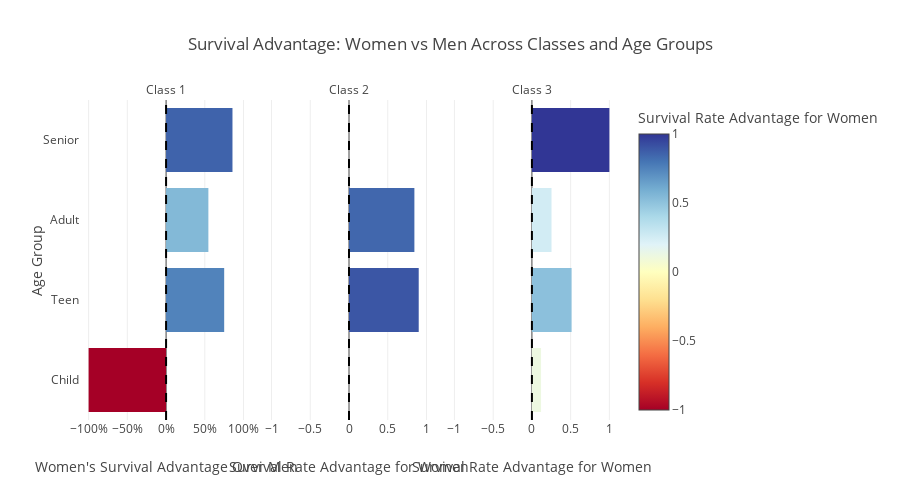

Source (notebook cell):
### Code cell
def visualize_gender_comparison():
    data = survival_demographics()
    
    # Calculate the difference in survival rates between women and men
    women_data = data[data['Sex'] == 'female'].set_index(['Pclass', 'age_group'])
    men_data = data[data['Sex'] == 'male'].set_index(['Pclass', 'age_group'])
    
    comparison_data = women_data[['survival_rate']].copy()
    comparison_data.columns = ['women_survival_rate']
    comparison_data['men_survival_rate'] = men_data['survival_rate']
    comparison_data['survival_difference'] = comparison_data['women_survival_rate'] - comparison_data['men_survival_rate']
    comparison_data = comparison_data.reset_index()
    
    # Create a diverging bar chart showing the survival gap
    fig = px.bar(
        comparison_data,
        x='survival_difference',
        y='age_group',
        color='survival_difference',
        facet_col='Pclass',
        title='Survival Advantage: Women vs Men Across Classes and Age Groups',
        labels={
            'survival_difference': 'Survival Rate Advantage for Women',
            'age_group': 'Age Group',
            'Pclass': 'Passenger Class'
        },
        color_continuous_scale='RdYlBu',
        range_color=[-1, 1]
    )
    
    fig.update_layout(
        height=500,
        showlegend=False,
        xaxis=dict(tickformat=',.0%'),
        xaxis_title="Women's Survival Advantage Over Men"
    )
    
    fig.for_each_annotation(lambda a: a.update(text=f"Class {a.text.split('=')[1]}"))
    
    # Add reference line at zero
    for i in range(1, 4):
        fig.add_vline(x=0, line_dash="dash", line_color="black", 
                     row=1, col=i)
    
    return fig
visualize_gender_comparison()

### Figure 1 — Plotly figure (JSON) as saved in the notebook; plotly's stock layout.template omitted (floating-point values rounded to 4 significant figures)
{"data": [{"hovertemplate": "Passenger Class=1<br>Survival Rate Advantage for Women=%{marker.color}<br>Age Group=%{y}<extra></extra>", "legendgroup": "", "marker": {"color": [-1.0, 0.75, 0.546, 0.857], "coloraxis": "coloraxis", "pattern": {"shape": ""}}, "name": "", "orientation": "h", "showlegend": false, "textposition": "auto", "type": "bar", "x": [-1.0, 0.75, 0.546, 0.857], "xaxis": "x", "y": ["Child", "Teen", "Adult", "Senior"], "yaxis": "y"}, {"hovertemplate": "Passenger Class=2<br>Survival Rate Advantage for Women=%{marker.color}<br>Age Group=%{y}<extra></extra>", "legendgroup": "", "marker": {"color": [0.0, 0.9, 0.844, NaN], "coloraxis": "coloraxis", "pattern": {"shape": ""}}, "name": "", "orientation": "h", "showlegend": false, "textposition": "auto", "type": "bar", "x": [0.0, 0.9, 0.844, NaN], "xaxis": "x2", "y": ["Child", "Teen", "Adult", "Senior"], "yaxis": "y2"}, {"hovertemplate": "Passenger Class=3<br>Survival Rate Advantage for Women=%{marker.color}<br>Age Group=%{y}<extra></extra>", "legendgroup": "", "marker": {"color": [0.118, 0.512, 0.253, 1.0], "coloraxis": "coloraxis", "pattern": {"shape": ""}}, "name": "", "orientation": "h", "showlegend": false, "textposition": "auto", "type": "bar", "x": [0.118, 0.512, 0.253, 1.0], "xaxis": "x3", "y": ["Child", "Teen", "Adult", "Senior"], "yaxis": "y3"}], "layout": {"annotations": [{"showarrow": false, "text": "Class 1", "x": 0.16, "xanchor": "center", "xref": "paper", "y": 1, "yanchor": "bottom", "yref": "paper"}, {"showarrow": false, "text": "Class 2", "x": 0.5, "xanchor": "center", "xref": "paper", "y": 1, "yanchor": "bottom", "yref": "paper"}, {"showarrow": false, "text": "Class 3", "x": 0.84, "xanchor": "center", "xref": "paper", "y": 1, "yanchor": "bottom", "yref": "paper"}], "barmode": "relative", "coloraxis": {"cmax": 1, "cmin": -1, "colorbar": {"title": {"text": "Survival Rate Advantage for Women"}}, "colorscale": [[0, "rgb(165,0,38)"], [0.1, "rgb(215,48,39)"], [0.2, "rgb(244,109,67)"], [0.3, "rgb(253,174,97)"], [0.4, "rgb(254,224,144)"], [0.5, "rgb(255,255,191)"], [0.6, "rgb(224,243,248)"], [0.7, "rgb(171,217,233)"], [0.8, "rgb(116,173,209)"], [0.9, "rgb(69,117,180)"], [1, "rgb(49,54,149)"]]}, "height": 500, "legend": {"tracegroupgap": 0}, "shapes": [{"line": {"color": "black", "dash": "dash"}, "type": "line", "x0": 0, "x1": 0, "xref": "x", "y0": 0, "y1": 1, "yref": "y domain"}, {"line": {"color": "black", "dash": "dash"}, "type": "line", "x0": 0, "x1": 0, "xref": "x2", "y0": 0, "y1": 1, "yref": "y2 domain"}, {"line": {"color": "black", "dash": "dash"}, "type": "line", "x0": 0, "x1": 0, "xref": "x3", "y0": 0, "y1": 1, "yref": "y3 domain"}], "showlegend": false, "title": {"text": "Survival Advantage: Women vs Men Across Classes and Age Groups"}, "xaxis": {"anchor": "y", "domain": [0, 0.32], "tickformat": ",.0%", "title": {"text": "Women's Survival Advantage Over Men"}}, "xaxis2": {"anchor": "y2", "domain": [0.34, 0.66], "matches": "x", "title": {"text": "Survival Rate Advantage for Women"}}, "xaxis3": {"anchor": "y3", "domain": [0.68, 1.0], "matches": "x", "title": {"text": "Survival Rate Advantage for Women"}}, "yaxis": {"anchor": "x", "domain": [0, 1], "title": {"text": "Age Group"}}, "yaxis2": {"anchor": "x2", "domain": [0, 1], "matches": "y", "showticklabels": false}, "yaxis3": {"anchor": "x3", "domain": [0, 1], "matches": "y", "showticklabels": false}}}
